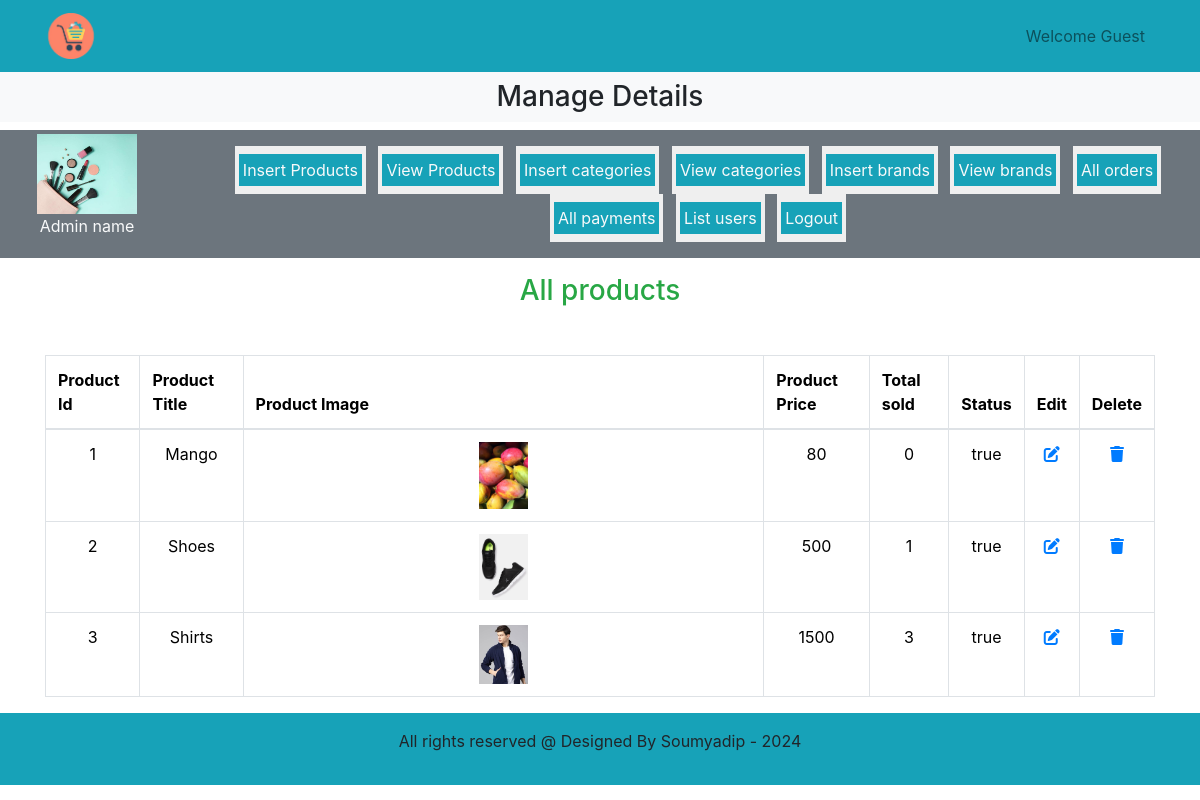
Screenshot of /Ecommerce_website/admin_area/index.php?view_products with the database file from the repository.
### tables this page shows
CREATE TABLE `products` (
  `product_id` int(11) NOT NULL,
  `product_title` varchar(100) NOT NULL,
  `product_description` varchar(255) NOT NULL,
  `product_keywords` varchar(255) NOT NULL,
  `category_id` int(11) NOT NULL,
  `brand_id` int(11) NOT NULL,
  `product_image1` varchar(255) NOT NULL,
  `product_image2` varchar(255) NOT NULL,
  `product_image3` varchar(255) NOT NULL,
  `product_price` varchar(100) NOT NULL,
  `date` timestamp NOT NULL DEFAULT current_timestamp() ON UPDATE current_timestamp(),
  `status` varchar(100) NOT NULL
);

### Ecommerce_website/admin_area/view_products.php (the view)
<h3 class="text-center text-success">All products</h3>
<table class="table table-bordered mt-5">
    <thead class="bg-Info">
        <tr>
            <th>Product Id</th>
            <th>Product Title</th>
            <th>Product Image</th>
            <th>Product Price</th>
            <th>Total sold</th>
            <th>Status</th>
            <th>Edit</th>
            <th>Delete</th>
        </tr>
    </thead>
    <tbody class="bg-secondary text-light">
        <?php
            $get_products = "Select * from `products`";
            $result = mysqli_query($con,$get_products);
            $number = 0;
            while($row=mysqli_fetch_assoc($result)){
                $product_id =$row['product_id'];
                $product_title =$row['product_title'];
                $product_image1 =$row['product_image1'];
                $product_price =$row['product_price'];
                $status =$row['status'];
                $number++;
                ?>
               <tr class='text-center'>
                        <td><?php echo $number ?></td>
                        <td><?php echo $product_title ?></td>
                        <td><img src='./product_images/<?php echo $product_image1 ?>' class='product_img'></td>
                        <td><?php echo $product_price ?></td>
                        <td><?php
                        $get_count = "Select * from `orders_pending` where product_id = $product_id ";
                        $result_count = mysqli_query($con,$get_count);
                        $rows_count = mysqli_num_rows($result_count);
                        echo $rows_count;
                        ?></td>
                        <td><?php echo $status ?></td>
                        <td><a href='index.php?edit_products=<?php echo $product_id ?>'><i class='fa-solid fa-pen-to-square'></i></a></td>
                        <td><a href='index.php?delete_product=<?php echo $product_id ?>'><i class='fa-solid fa-trash'></i></a></td>
                    </tr>
                    <?php
            }
        ?>
    </tbody>
</table>

### Ecommerce_website/style.css (style rules this page uses)
* { margin: 0; padding: 0; box-sizing: border-box; }

### Ecommerce_website/admin_area/index.php (style rules this page uses)
body { overflow-x:hidden; }
.product_img { width:10%; object-fit:contain; }

### rows the page displays
products: product_title "Mango", product_image1 (picture), product_price "80", rows_count "0", status "true"
products: product_title "Shoes", product_image1 (picture), product_price "500", rows_count "1", status "true"
products: product_title "Shirts", product_image1 (picture), product_price "1500", rows_count "3", status "true"
